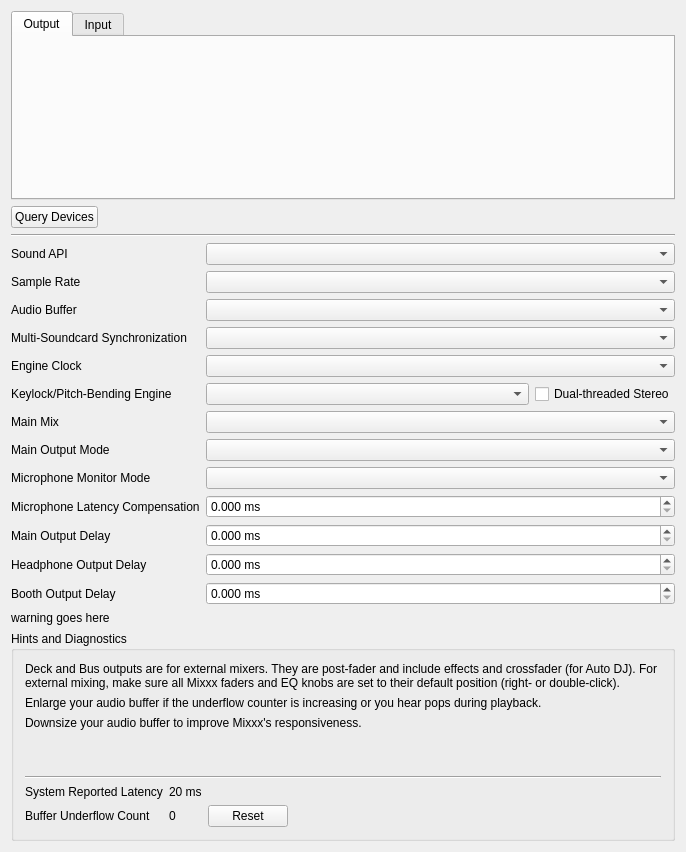
<?xml version="1.0" encoding="UTF-8"?>
<ui version="4.0">
 <class>DlgPrefSoundDlg</class>
 <widget class="QWidget" name="DlgPrefSoundDlg">
  <property name="geometry">
   <rect>
    <x>0</x>
    <y>0</y>
    <width>686</width>
    <height>852</height>
   </rect>
  </property>
  <property name="windowTitle">
   <string>Sound Hardware Preferences</string>
  </property>
  <layout class="QVBoxLayout" name="verticalLayout_2">
   <item>
    <widget class="QTabWidget" name="ioTabs">
     <property name="sizePolicy">
      <sizepolicy hsizetype="MinimumExpanding" vsizetype="Expanding">
       <horstretch>0</horstretch>
       <verstretch>0</verstretch>
      </sizepolicy>
     </property>
     <property name="currentIndex">
      <number>0</number>
     </property>
     <widget class="QWidget" name="outputTab">
      <attribute name="title">
       <string>Output</string>
      </attribute>
      <layout class="QVBoxLayout" name="outputVLayout">
       <item>
        <spacer name="outputVSpacer">
         <property name="orientation">
          <enum>Qt::Vertical</enum>
         </property>
         <property name="sizeType">
          <enum>QSizePolicy::MinimumExpanding</enum>
         </property>
         <property name="sizeHint" stdset="0">
          <size>
           <width>20</width>
           <height>1</height>
          </size>
         </property>
        </spacer>
       </item>
      </layout>
     </widget>
     <widget class="QWidget" name="inputTab">
      <attribute name="title">
       <string>Input</string>
      </attribute>
      <layout class="QVBoxLayout" name="inputVLayout">
       <item>
        <spacer name="inputVSpacer">
         <property name="orientation">
          <enum>Qt::Vertical</enum>
         </property>
         <property name="sizeType">
          <enum>QSizePolicy::MinimumExpanding</enum>
         </property>
         <property name="sizeHint" stdset="0">
          <size>
           <width>20</width>
           <height>1</height>
          </size>
         </property>
        </spacer>
       </item>
      </layout>
     </widget>
    </widget>
   </item>
    <item>
    <layout class="QHBoxLayout" name="buttonsHLayout">
     <item>
      <widget class="QPushButton" name="queryButton">
       <property name="text">
        <string>Query Devices</string>
       </property>
      </widget>
     </item>
     <item>
      <spacer name="buttonsHSpacer">
       <property name="orientation">
        <enum>Qt::Horizontal</enum>
       </property>
       <property name="sizeHint" stdset="0">
        <size>
         <width>40</width>
         <height>20</height>
        </size>
       </property>
      </spacer>
     </item>
    </layout>
   </item>
    <item>
    <widget class="Line" name="line_2">
     <property name="orientation">
      <enum>Qt::Horizontal</enum>
     </property>
    </widget>
   </item>
    <item>
    <layout class="QGridLayout" name="gridLayout" columnstretch="0,1">
     <item row="0" column="0">
      <widget class="QLabel" name="apiLabel">
       <property name="text">
        <string>Sound API</string>
       </property>
       <property name="openExternalLinks">
        <bool>true</bool>
       </property>
       <property name="buddy">
        <cstring>apiComboBox</cstring>
       </property>
      </widget>
     </item>
     <item row="0" column="1">
      <layout class="QHBoxLayout" name="apiHBox">
        <item>
          <widget class="QComboBox" name="apiComboBox"/>
        </item>
      </layout>
     </item>
     <item row="1" column="0">
      <widget class="QLabel" name="sampleRateLabel">
       <property name="text">
        <string>Sample Rate</string>
       </property>
       <property name="buddy">
        <cstring>sampleRateComboBox</cstring>
       </property>
      </widget>
     </item>
     <item row="1" column="1">
      <layout class="QHBoxLayout" name="sampleRateHBox">
        <item>
          <widget class="QComboBox" name="sampleRateComboBox"/>
        </item>
      </layout>
     </item>
     <item row="2" column="0">
      <widget class="QLabel" name="audioBufferLabel">
       <property name="text">
        <string>Audio Buffer</string>
       </property>
       <property name="buddy">
        <cstring>audioBufferComboBox</cstring>
       </property>
      </widget>
     </item>
     <item row="2" column="1">
      <layout class="QHBoxLayout" name="audioBufferHBox">
        <item>
          <widget class="QComboBox" name="audioBufferComboBox"/>
        </item>
      </layout>
     </item>
     <item row="3" column="0">
      <widget class="QLabel" name="deviceSyncLabel">
       <property name="text">
        <string>Multi-Soundcard Synchronization</string>
       </property>
      </widget>
     </item>
     <item row="3" column="1">
      <widget class="QComboBox" name="deviceSyncComboBox"/>
     </item>
     <item row="4" column="0">
      <widget class="QLabel" name="engineClockLabel">
       <property name="text">
        <string>Engine Clock</string>
       </property>
      </widget>
     </item>
     <item row="4" column="1">
      <widget class="QComboBox" name="engineClockComboBox">
       <property name="toolTip">
        <string>Use soundcard clock for live audience setups and lowest latency.&lt;br&gt;Use network clock for broadcasting without a live audience.</string>
       </property>
      </widget>
     </item>
     <item row="5" column="0">
      <widget class="QLabel" name="keylockLabel">
       <property name="text">
        <string>Keylock/Pitch-Bending Engine</string>
       </property>
       <property name="buddy">
        <cstring>keylockComboBox</cstring>
       </property>
      </widget>
     </item>
     <item row="6" column="0">
      <widget class="QLabel" name="masteMixLabel">
       <property name="text">
        <string>Main Mix</string>
       </property>
      </widget>
     </item>
     <item row="6" column="1">
      <widget class="QComboBox" name="mainMixComboBox"/>
     </item>
     <item row="7" column="1">
      <widget class="QComboBox" name="mainOutputModeComboBox"/>
     </item>
     <item row="7" column="0">
      <widget class="QLabel" name="mainMonoLabel">
       <property name="text">
        <string>Main Output Mode</string>
       </property>
      </widget>
     </item>
     <item row="8" column="1">
      <widget class="QComboBox" name="micMonitorModeComboBox"/>
     </item>
     <item row="8" column="0">
      <widget class="QLabel" name="micMonitorModeLabel">
       <property name="text">
        <string>Microphone Monitor Mode</string>
       </property>
       <property name="openExternalLinks">
        <bool>true</bool>
       </property>
      </widget>
     </item>
     <item row="9" column="0">
      <widget class="QLabel" name="latencyCompensationLabel">
       <property name="text">
        <string>Microphone Latency Compensation</string>
       </property>
       <property name="openExternalLinks">
        <bool>true</bool>
       </property>
      </widget>
     </item>
     <item row="9" column="1">
      <widget class="QDoubleSpinBox" name="latencyCompensationSpinBox">
       <property name="suffix">
        <string> ms</string>
       </property>
       <property name="decimals">
        <number>3</number>
       </property>
       <property name="maximum">
        <double>500.000000000000000</double>
       </property>
       <property name="singleStep">
        <double>0.100000000000000</double>
       </property>
      </widget>
     </item>
     <item row="11" column="0">
      <widget class="QLabel" name="mainDelayLabel">
       <property name="text">
        <string>Main Output Delay</string>
       </property>
      </widget>
     </item>
     <item row="11" column="1">
      <widget class="QDoubleSpinBox" name="mainDelaySpinBox">
       <property name="suffix">
        <string extracomment="milliseconds"> ms</string>
       </property>
       <property name="decimals">
        <number>3</number>
       </property>
       <property name="maximum">
        <double>500.000000000000000</double>
       </property>
       <property name="singleStep">
        <double>0.100000000000000</double>
       </property>
      </widget>
     </item>
     <item row="12" column="0">
      <widget class="QLabel" name="headDelayLabel">
       <property name="text">
        <string>Headphone Output Delay</string>
       </property>
      </widget>
     </item>
     <item row="12" column="1">
      <widget class="QDoubleSpinBox" name="headDelaySpinBox">
       <property name="suffix">
        <string extracomment="milliseconds"> ms</string>
       </property>
       <property name="decimals">
        <number>3</number>
       </property>
       <property name="maximum">
        <double>500.000000000000000</double>
       </property>
       <property name="singleStep">
        <double>0.100000000000000</double>
       </property>
      </widget>
     </item>
     <item row="13" column="0">
      <widget class="QLabel" name="boothDelayLabel">
       <property name="text">
        <string>Booth Output Delay</string>
       </property>
      </widget>
     </item>
     <item row="13" column="1">
      <widget class="QDoubleSpinBox" name="boothDelaySpinBox">
       <property name="suffix">
        <string extracomment="milliseconds"> ms</string>
       </property>
       <property name="decimals">
        <number>3</number>
       </property>
       <property name="maximum">
        <double>500.000000000000000</double>
       </property>
       <property name="singleStep">
        <double>0.100000000000000</double>
       </property>
      </widget>
     </item>
     <item row="14" column="0" colspan="2">
      <widget class="QLabel" name="latencyCompensationWarningLabel">
       <property name="text">
        <string notr="true">warning goes here</string>
       </property>
      </widget>
     </item>
     <item row="5" column="1">
      <layout class="QHBoxLayout" name="horizontalLayout">
       <item>
        <widget class="QComboBox" name="keylockComboBox"/>
       </item>
       <item>
        <widget class="QCheckBox" name="keylockDualthreadedCheckBox">
         <property name="sizePolicy">
          <sizepolicy hsizetype="Maximum" vsizetype="Fixed">
           <horstretch>0</horstretch>
           <verstretch>0</verstretch>
          </sizepolicy>
         </property>
         <property name="text">
          <string>Dual-threaded Stereo</string>
         </property>
        </widget>
       </item>
      </layout>
     </item>
    </layout>
   </item>
    <item>
    <widget class="QGroupBox" name="Hints">
     <property name="title">
      <string>Hints and Diagnostics</string>
     </property>
     <layout class="QGridLayout" name="gridLayout_6" columnstretch="0,0,0,1">
      <item row="0" column="0" colspan="4">
       <widget class="QLabel" name="deckBusHint">
        <property name="text">
         <string>Deck and Bus outputs are for external mixers. They are post-fader and include effects and crossfader (for Auto DJ). For external mixing, make sure all Mixxx faders and EQ knobs are set to their default position (right- or double-click). </string>
        </property>
        <property name="wordWrap">
         <bool>true</bool>
        </property>
        <property name="openExternalLinks">
         <bool>true</bool>
        </property>
       </widget>
      </item>
      <item row="1" column="0" colspan="4">
       <widget class="QLabel" name="underflowCounterHint">
        <property name="text">
         <string>Enlarge your audio buffer if the underflow counter is increasing or you hear pops during playback.</string>
        </property>
        <property name="wordWrap">
         <bool>true</bool>
        </property>
       </widget>
      </item>
      <item row="2" column="0" colspan="4">
       <widget class="QLabel" name="audioBufferHint">
        <property name="text">
         <string>Downsize your audio buffer to improve Mixxx's responsiveness.</string>
        </property>
        <property name="wordWrap">
         <bool>true</bool>
        </property>
       </widget>
      </item>
      <item row="3" column="0" colspan="4">
       <widget class="QLabel" name="realtimeHint">
        <property name="wordWrap">
         <bool>true</bool>
        </property>
        <property name="openExternalLinks">
         <bool>true</bool>
        </property>
       </widget>
      </item>
      <item row="4" column="0" colspan="4">
       <widget class="QLabel" name="hardwareGuide">
        <property name="wordWrap">
         <bool>true</bool>
        </property>
        <property name="openExternalLinks">
         <bool>true</bool>
        </property>
       </widget>
      </item>
      <item row="5" column="0" colspan="4">
       <widget class="Line" name="line">
        <property name="orientation">
         <enum>Qt::Horizontal</enum>
        </property>
       </widget>
      </item>
      <item row="6" column="0">
       <widget class="QLabel" name="latencyLabel">
        <property name="text">
         <string>System Reported Latency</string>
        </property>
        <property name="buddy">
         <cstring>audioBufferComboBox</cstring>
        </property>
       </widget>
      </item>
      <item row="6" column="1">
       <widget class="QLabel" name="currentLatency">
        <property name="text">
         <string>20 ms</string>
        </property>
       </widget>
      </item>
      <item row="7" column="0">
       <widget class="QLabel" name="underflowLabel">
        <property name="text">
         <string>Buffer Underflow Count</string>
        </property>
        <property name="buddy">
         <cstring>audioBufferComboBox</cstring>
        </property>
       </widget>
      </item>
      <item row="7" column="1">
       <widget class="QLabel" name="bufferUnderflowCount">
        <property name="text">
         <string>0</string>
        </property>
       </widget>
      </item>
      <item row="7" column="2">
       <widget class="QPushButton" name="btnResetBufferUnderflowCount">
        <property name="text">
         <string>Reset</string>
        </property>
       </widget>
      </item>
     </layout>
    </widget>
   </item>
  </layout>
 </widget>
 <layoutdefault spacing="6" margin="11"/>
 <tabstops>
  <tabstop>apiComboBox</tabstop>
  <tabstop>sampleRateComboBox</tabstop>
  <tabstop>audioBufferComboBox</tabstop>
  <tabstop>deviceSyncComboBox</tabstop>
  <tabstop>engineClockComboBox</tabstop>
  <tabstop>mainMixComboBox</tabstop>
  <tabstop>mainOutputModeComboBox</tabstop>
  <tabstop>micMonitorModeComboBox</tabstop>
  <tabstop>latencyCompensationSpinBox</tabstop>
  <tabstop>mainDelaySpinBox</tabstop>
  <tabstop>headDelaySpinBox</tabstop>
  <tabstop>boothDelaySpinBox</tabstop>
  <tabstop>queryButton</tabstop>
  <tabstop>ioTabs</tabstop>
 </tabstops>
 <resources/>
 <connections/>
</ui>
